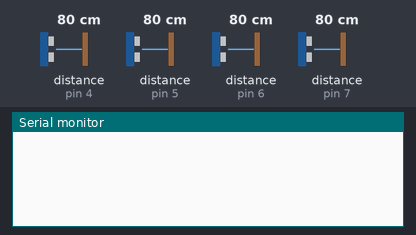
The sketch below on a simulated Arduino Uno, built with avr-gcc and run on an emulated ATmega328P. On the bench: the last lines printed to the serial monitor. Wiring (inferred from the names in the program): 4 × ultrasonic range finder: trigger pin 8, echo pin 4 / trigger pin 9, echo pin 5 / trigger pin 10, echo pin 6 / trigger pin 11, echo pin 7. Inputs (shaded band) come from the test bench; at power-on: distance to the obstacle (sensors on pin 4, pin 5, pin 6, pin 7) 80 cm. The echo pulse lasts 58.3 µs per cm.

Above: at 1.2 s.
1.3 s: distance to the obstacle (sensor on pin 4) set to 2 cm
At 1.51 s:
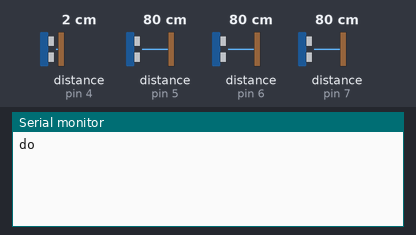
3.3 s: distance to the obstacle (sensor on pin 5) set to 2 cm
At 3.62 s:
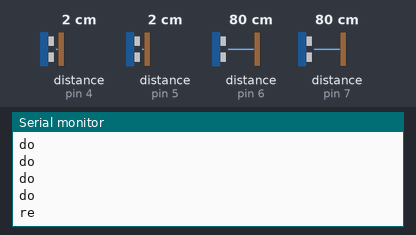
5.4 s: distance to the obstacle (sensor on pin 6) set to 2 cm
At 5.91 s:
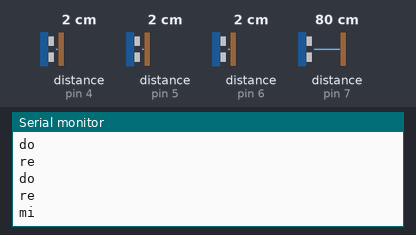
7.9 s: distance to the obstacle (sensor on pin 7) set to 2 cm
At 8.44 s:
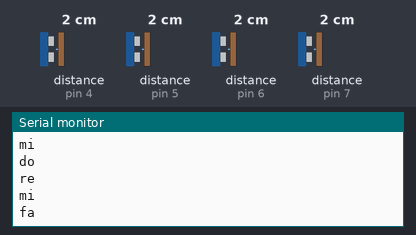
10.7 s: distance to the obstacle (sensor on pin 4) set to 35 cm
At 11.7 s:
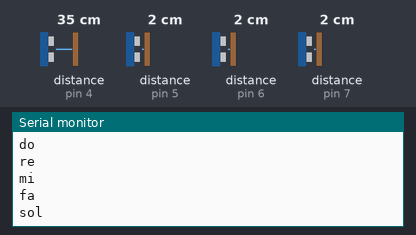
13.7 s: distance to the obstacle (sensor on pin 5) set to 35 cm
At 13.96 s:
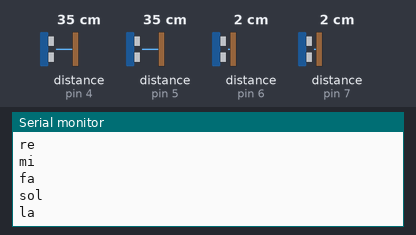

Measured:
- after the input at 1.3 s, the serial monitor: prints a new line at once (image 1)
- after the input at 3.3 s, the serial monitor: prints a new line after 0.13 s (image 2)
- after the input at 5.4 s, the serial monitor: prints a new line after 0.33 s (image 3)
- after the input at 7.9 s, the serial monitor: prints a new line after 0.35 s (image 4)
- after the input at 10.7 s, the serial monitor: prints a new line after 0.82 s (image 5)
- after the input at 13.7 s, the serial monitor: prints a new line after 0.08 s (image 6)

The sketch:

fourSensors.ino
```cpp
/*


 Code to do an organ with four hc-sr04 sensors
 each sensor can trigger two notes, depending on the height of the hand in front of it (see MEDIUM and HIGHEST constants).

 Based on an example found on the internet, and fading memories of the laser harp/organ of Jean-Michel Jarre

 May 2015,  @wadael
 */


#define trigPin1 8
#define trigPin2 9
#define trigPin3 10
#define trigPin4 11

#define echoPin1 4
#define echoPin2 5
#define echoPin3 6
#define echoPin4 7

/* this is values expressed in centimeters (cm) because I love the metric system */
#define MEDIUM 30
#define HIGHEST 60

#define DELAY_TIME 250  // Milliseconds


void setup() {

  Serial.begin (9600); // speed of the communication ; value used in the example

  /* Setting the arduino pins for outpout or input */
  pinMode(trigPin1, OUTPUT);
  pinMode(trigPin2, OUTPUT);
  pinMode(trigPin3, OUTPUT);
  pinMode(trigPin4, OUTPUT);

  pinMode(echoPin1, INPUT);
  pinMode(echoPin2, INPUT);
  pinMode(echoPin3, INPUT);
  pinMode(echoPin4, INPUT);
}


void loop() {
  checkSensor(trigPin1, echoPin1,"do","sol");
  checkSensor(trigPin2, echoPin2,"re","la");
  checkSensor(trigPin3, echoPin3,"mi","si");
  checkSensor(trigPin4, echoPin4,"fa","do");
}


int checkSensor(int trigPin, int echoPin, char* lowKey, char* highKey){
  long duration, distance;
  digitalWrite(trigPin, LOW);  // Added this line
  delayMicroseconds(2); // Added this line

  digitalWrite(trigPin, HIGH);
  //  delayMicroseconds(1000); - Removed this line
  delayMicroseconds(10); // Added this line
  digitalWrite(trigPin, LOW);
  duration = pulseIn(echoPin, HIGH);
  distance = (duration/2) / 29.1;

  if (distance > HIGHEST || distance <= 0){
    /* Serial.print( trigPin );
     Serial.print(":");
     Serial.print("Out of range :");
     */
  }
  else {
    /* Serial.print( trigPin );
     Serial.print( ";");
     Serial.print(distance);
     Serial.print(" cm " );
     */
    if(distance >0 && distance <= MEDIUM){
      Serial.println(  lowKey );
    }
    else{
      if(distance >MEDIUM && distance <= HIGHEST){
        Serial.println(  highKey );
      }
    }
    delay(DELAY_TIME);
  }

}
```
